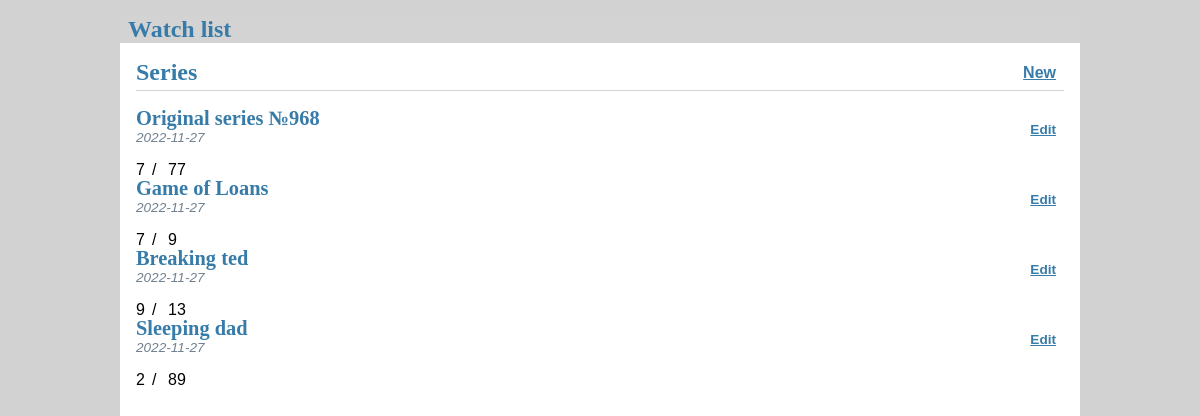
The page / on the database its author committed.
### tables this page shows
CREATE TABLE post (
  id INTEGER PRIMARY KEY AUTOINCREMENT,
  created TIMESTAMP NOT NULL DEFAULT CURRENT_TIMESTAMP,
  title TEXT NOT NULL,
  body TEXT NOT NULL,
  over TEXT NOT NULL
);

### flaskr/blog.py (the view)
@bp.route('/')
def index():
    db = get_db()
    posts = db.execute(
        'SELECT p.id, title, body, over, created'
        ' FROM post p'
        ' ORDER BY created DESC'
    ).fetchall()
    return render_template('blog/index.html', posts=posts)

### flaskr/auth.py (called while the page is built)
@bp.before_app_request
def load_logged_in_user():
    user_id = session.get('user_id')
    if user_id is None:
        g.user = None
    else:
        g.user = get_db().execute(
            'SELECT * FROM user WHERE id = ?', (user_id,)
        ).fetchone()

### flaskr/db.py (called while the page is built)
def get_db():
    if 'db' not in g:
        g.db = sqlite3.connect(
            current_app.config['DATABASE'],
            detect_types=sqlite3.PARSE_DECLTYPES
        )
        g.db.row_factory = sqlite3.Row
    return g.db

### flaskr/templates/blog/index.html
{% extends 'base.html' %}
{% block header %}
  <h1>{% block title %}Series{% endblock %}</h1>
    <a class="action" href="{{ url_for('blog.create') }}">New</a>
{% endblock %}
{% block content %}
  {% for post in posts %}
    <article class="post">
      <header>
        <div>
          <h1>{{ post['title'] }}</h1>
          <div class="about">{{ post['created'].strftime('%Y-%m-%d') }}</div>
        </div>
          <a class="action" href="{{ url_for('blog.update', id=post['id']) }}">Edit</a>
      </header>
      <div class="eva01">
        <p class="body">{{ post['body'] }}</p> <p class="body"> / </p>
        <p class="body">{{ post['over'] }}</p>
      </div>
    </article>
  {% endfor %}
{% endblock %}

### flaskr/templates/base.html (shortened to what this page needs)
<!doctype html>
<link rel="stylesheet" href="{{ url_for('static', filename='style.css') }}">
<nav>
  <h1>Watch list</h1>
</nav>
<section class="content">
  <header>
    {% block header %}{% endblock %}
  </header>
  {% block content %}{% endblock %}
</section>

### flaskr/static/style.css (style rules this page uses)
h1 { font-family: serif; color: #377ba8; margin: 1rem 0; font-weight: 900; }
a { color: #377ba8; font-weight: 900; }
nav { background: lightgray; display: flex; align-items: center; padding: 0 0.5rem; }
nav h1 { flex: auto; margin: 0; }
nav ul li a, nav ul li span, header .action { display: block; padding: 0.5rem; }
.content { padding: 0 1rem 1rem; }
.content > header { border-bottom: 1px solid lightgray; display: flex; align-items: flex-end; }
.content > header h1 { flex: auto; margin: 1rem 0 0.25rem 0; }
.post > header { display: flex; align-items: flex-end; font-size: 0.85em; }
.post > header > div:first-of-type { flex: auto; }
.post > header h1 { font-size: 1.5em; margin-bottom: 0; }
.post .about { color: slategray; font-style: italic; }
.post .body { white-space: pre-line; }
.content:last-child { margin-bottom: 0; }
[class = eva01] { display: flex; height: 1rem; }
[class = body] { width: 1rem; }

### rows shown on the page
post: title "Original series №968", created "2022-11-27", body "7", over "77"
post: title "Game of Loans", created "2022-11-27", body "7", over "9"
post: title "Breaking ted", created "2022-11-27", body "9", over "13"
post: title "Sleeping dad", created "2022-11-27", body "2", over "89"
